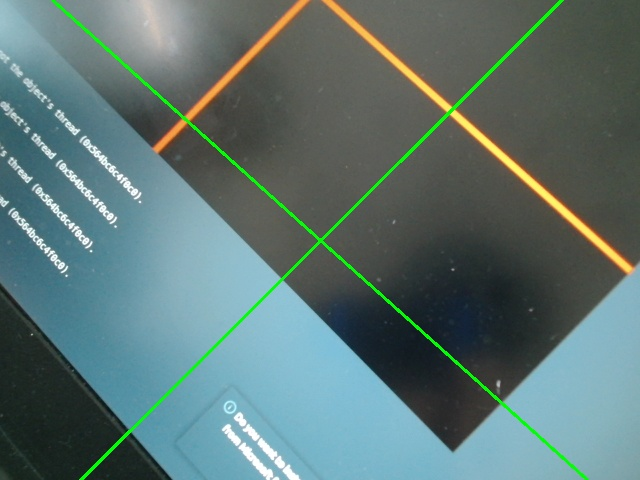
#> input picture captured_image.jpg, 640 x 480 px, given in place of the camera
$ python center_points_locate.py
#> lines starting #> are read from the running program, lines starting #| are printed output that depends on the picture; after the words box and inside, x2 and y2 are one past the last pixel; in counts of white or black regions, pixels touching at a corner belong together
### functions.py
import cv2
import numpy as np

def draw_dot(img,x,y):
    cv2.circle(img,(x,y),5,(255,0,255),-1)

def draw_bounding_box(image, points):
    x, y, w, h = cv2.boundingRect(points)
    cv2.rectangle(image, (x, y), (x + w, y + h), (0, 255, 0), 2)
    center_x = x + w // 2
    center_y = y + h // 2
    return image, (center_x, center_y )

def find_white_points(image):
    lower_gray = np.array([200, 200, 200], dtype=np.uint8)
    upper_gray = np.array([255, 255, 255], dtype=np.uint8)

    gray = cv2.cvtColor(image, cv2.COLOR_BGR2GRAY)
    _, thresh = cv2.threshold(gray, 200, 255, cv2.THRESH_BINARY)

    mask = cv2.inRange(image, lower_gray, upper_gray)
    edges = cv2.Canny(mask, 30, 150)

    contours, _ = cv2.findContours(edges, cv2.RETR_EXTERNAL, cv2.CHAIN_APPROX_SIMPLE)
    corners = []
    for contour in contours:
        epsilon = 0.1 * cv2.arcLength(contour, True)
        approx = cv2.approxPolyDP(contour, epsilon, True)
        if len(approx) == 4:
            corners.append(approx)

    return corners

# [282 lines left out: functions detect_green_cross_lines, detect_red_cross_lines, draw_line_between_points, calculate_vector, mouse_handler, detect_red_lines and 4 more, not called in this run]

def get_slopes( lines ):
    for l in lines:
        x1, y1, x2, y2 = l
        # print(x1,y1,x2,y2)

#초록 십자선 긋기
# [30 lines left out: function draw_line_through_center, not called in this run]

### center_points_locate.py
import cv2
import numpy as np
import functions

def get_center( img ):
    h, w, _ = img.shape
    w = w//2
    h = h//2
    return (w,h)

def main():

    # target img
    # result_image_path = "center_shot.png"
    result_image_path = "only_crossline.png"

    # read cam
    cap = cv2.VideoCapture(cv2.CAP_DSHOW+1)

    while True:

        # frame
        ret, frame = cap.read()
#> frame is the input picture: shape (480, 640, 3); mean B, G, R 114, 116.6, 92.9

        # target img
        result_img = cv2.imread(result_image_path)
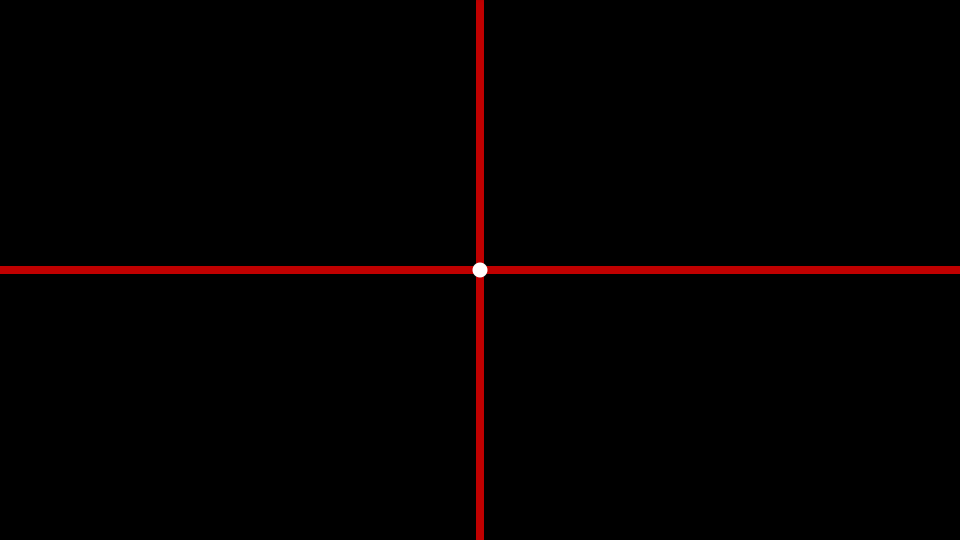
#> input picture only_crossline.png, 1920 x 1080 px (shown at 1/2 size)
#> result_img is the input picture: shape (1080, 1920, 3); mean B, G, R 0.1, 0.1, 4.4
        rh, rw, _ = result_img.shape
#> rh = 1080; rw = 1920
        rw = rw//2
#> rw = 960
        rh = rh//2
#> rh = 540
        result_img = cv2.resize(result_img,(rw,rh))
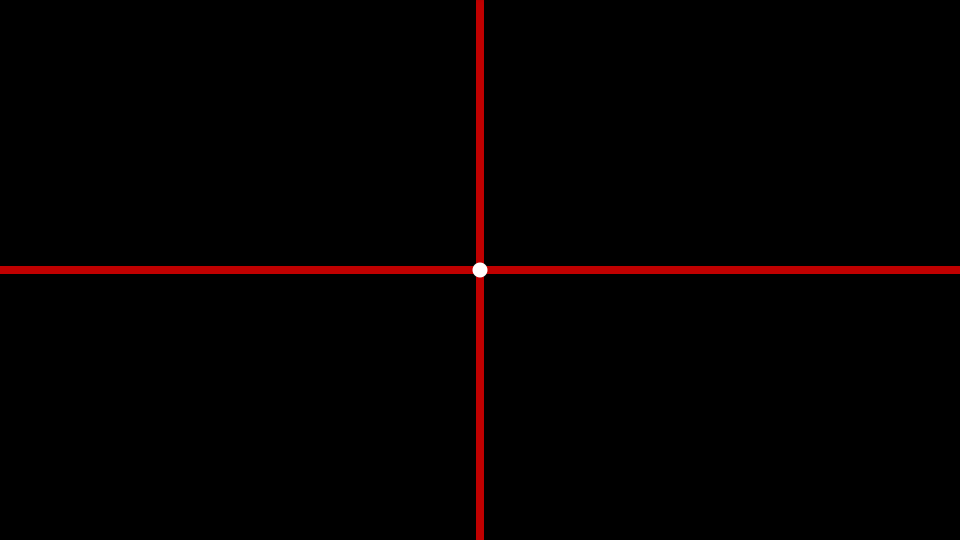
#> result_img: shape (540, 960, 3); mean B, G, R 0.1, 0.1, 4.4

        result_center = get_center(result_img)
#> result_center = (480, 270)

        cam = frame

        # cam screen
        cv2.imshow("cam screen",cam)

        cam_center = get_center(cam)
#> cam_center = (320, 240)

        # detecting white points
        white_points = functions.find_white_points(cam)
#> in find_white_points, `gray = cv2.cvtColor(image, cv2.COLOR_BGR2GRAY)`:
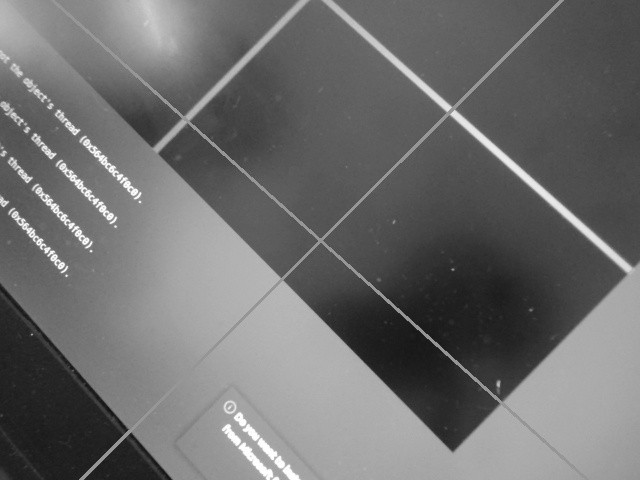
#> gray: shape (480, 640); min 17, max 255, mean 109.2
#> in find_white_points, `_, thresh = cv2.threshold(gray, 200, 255, cv2.THRESH_BINARY)`:
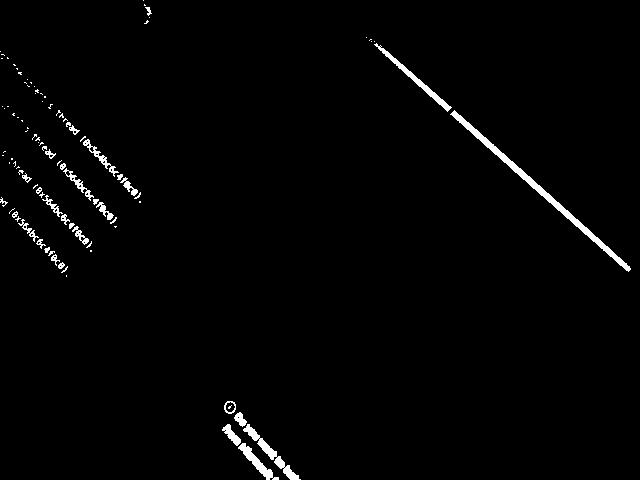
#> thresh: shape (480, 640); 1.6% white; 96 white regions (66 under 20 px), largest, box (x1, y1, x2, y2) and area: (450, 110, 631, 272) 1424, (243, 424, 301, 480) 535, (374, 43, 452, 112) 500
#> in find_white_points, `mask = cv2.inRange(image, lower_gray, upper_gray)`: mask: shape (480, 640); 0.82% white; 74 white regions (48 under 20 px), largest, box (x1, y1, x2, y2) and area: (243, 424, 300, 480) 501, (239, 443, 279, 480) 357, (87, 144, 118, 176) 165
#> in find_white_points, `edges = cv2.Canny(mask, 30, 150)`:
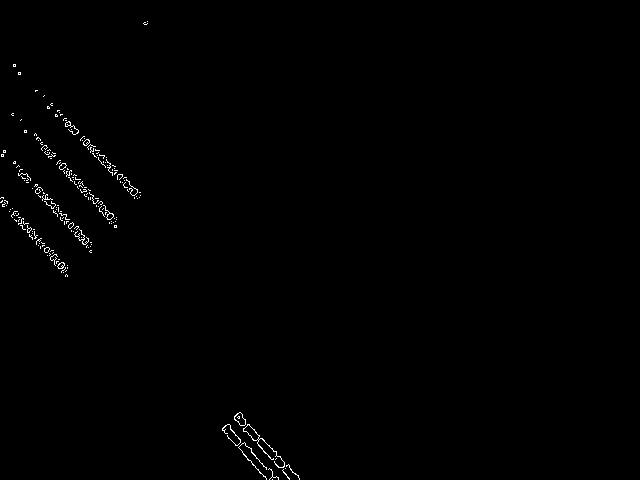
#> edges: shape (480, 640); 0.51% white in thin lines or dots, all inside (x1, y1, x2, y2) = (0, 21, 300, 480)
#> in find_white_points, `contours, _ = cv2.findContours(edges, cv2.RETR_EXTERNAL, cv2.CHAIN_APP..`: contours = 202 contours, 195 with area under 20; largest, box (x1, y1, x2, y2) and area: (243, 424, 285, 468) 137, (234, 412, 246, 426) 91, (103, 205, 114, 220) 32, (57, 262, 65, 269) 30, (59, 163, 67, 170) 28, (83, 139, 90, 146) 26, (65, 121, 79, 135) 22
#> the loop in find_white_points, `for contour in contours:` made 202 passes
#> (epsilon, approx) on passes 1 to 3: (0, [[272, 479]]), (2.66, [[283, 469], [289, 479]]), (0, [[285, 468]])
#> after the loop in find_white_points, `for contour in contours:`: corners = 42 contours, 41 with area under 20; largest, box (x1, y1, x2, y2) and area: (58, 263, 65, 269) 22
#> white_points has the same summary as corners in find_white_points

        # copy
        image_with_box = cam.copy()

        for corners in white_points:

            # image w box <- 객체에 박스 씌운 img
            # point_center 중점 좌표 ( 흰 객체 중앙 좌표 )
            image_with_box, point_center = functions.draw_bounding_box(image_with_box, corners)

            print(f"중점 좌표 {point_center}")
            print(f"카메라의 중심 {cam_center}")

            points_distance = (cam_center[0] - point_center[0],cam_center[1] - point_center[1])
            print(points_distance)

            rcw = result_center[0] + ((points_distance[0]//2)//2)
            rch = result_center[1] + ((points_distance[1]//2)//2)

            # draw circle
            cv2.circle(result_img, (rcw,rch),2,(0,255,0),-1)
#> this loop made 42 passes
#> (corners, x in draw_bounding_box, y in draw_bounding_box, w in draw_bounding_box, h in draw_bounding_box, center_x in draw_bounding_box, center_y in draw_bounding_box, points_distance) on passes 1 to 8: ([[66, 274], [67, 276], [66, 274], [65, 276]], 65, 274, 3, 3, 66, 275, (254, -35)), ([[64, 263], [59, 263], [58, 268], [62, 268]], 58, 263, 7, 6, 61, 266, (259, -26)), ([[49, 253], [50, 254], [49, 255], [50, 254]], 49, 253, 2, 3, 50, 254, (270, -14)), ([[89, 251], [91, 250], [89, 251], [91, 252]], 89, 250, 3, 3, 90, 251, (230, -11)), ([[48, 247], [44, 248], [45, 252], [48, 251]], 44, 247, 5, 6, 46, 250, (274, -10)), ([[34, 231], [35, 238], [37, 235], [34, 235]], 34, 231, 4, 8, 36, 235, (284, 5)), ([[78, 226], [74, 228], [77, 226], [76, 229]], 74, 226, 5, 4, 76, 228, (244, 12)), ([[114, 225], [114, 227], [116, 227], [116, 225]], 114, 225, 3, 3, 115, 226, (205, 14))
#> (printed output is left out)
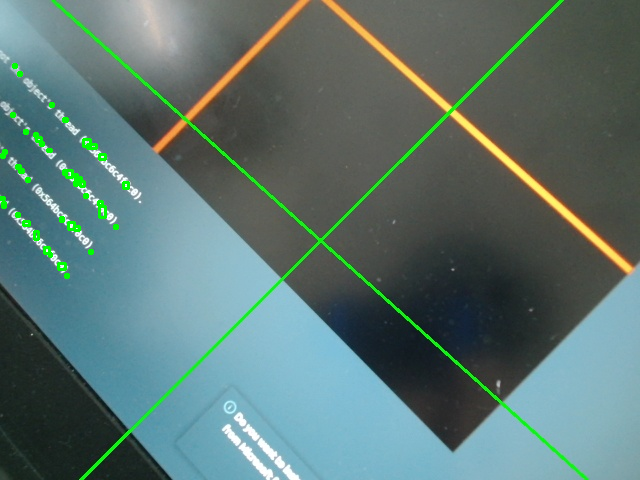
#> image_with_box: shape (480, 640, 3); mean B, G, R 113, 117, 92
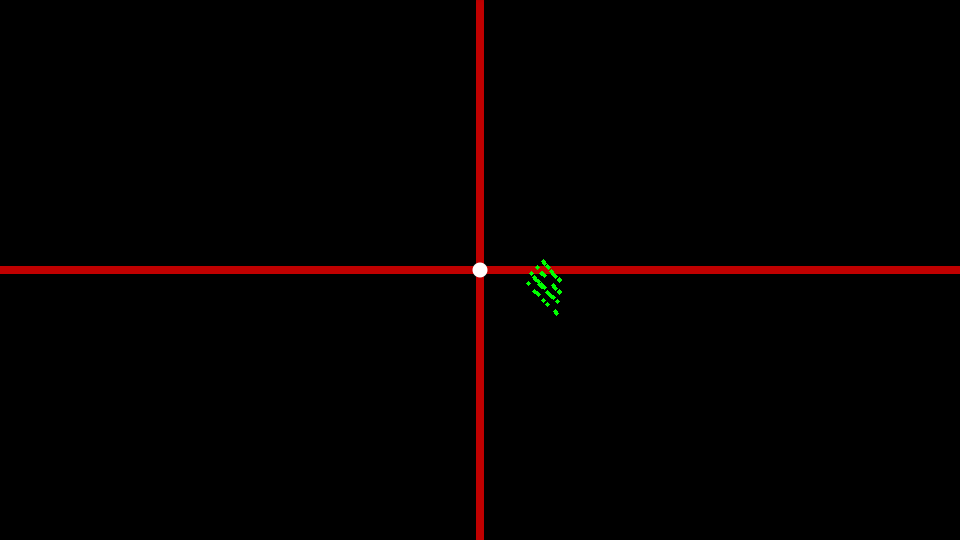
#> result_img: shape (540, 960, 3); 0.08% of pixels changed, all inside (x1, y1, x2, y2) = (526, 259, 562, 316)

        cv2.imshow("result target img", result_img)

        # quit
        key = cv2.waitKey(1) & 0xFF
#> (key q is pressed here)
        if key == 27 or key == ord('q'):
            break

    # wait
    cv2.waitKey(0)
    cv2.destroyAllWindows()

if __name__ == "__main__":
    main()
